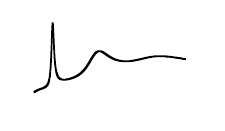

Generate this figure with gnuplot:
set t epslatex 9 standalone color size 5.7cm, 3.33cm header '\usepackage{amsmath}' font "Helvetica,10"
set output "titlegraphic.tex"
#set output "cross_sec_book_recreated.pdf"

#set xlabel "Energy / meV"
#set ylabel 'Cross-Sec/ $\rho ^2$'
set xtics format " "
set tics nomirror
set ytics format " "
set border lc "white"
p "cross_sec_Emin0.100Emax3.200N019992h0.001000.dat" u 1:($2*3.57*3.57) w l lw 5 lc rgb "black" t "" 

set output
system("latexmk -pdf titlegraphic.tex")
